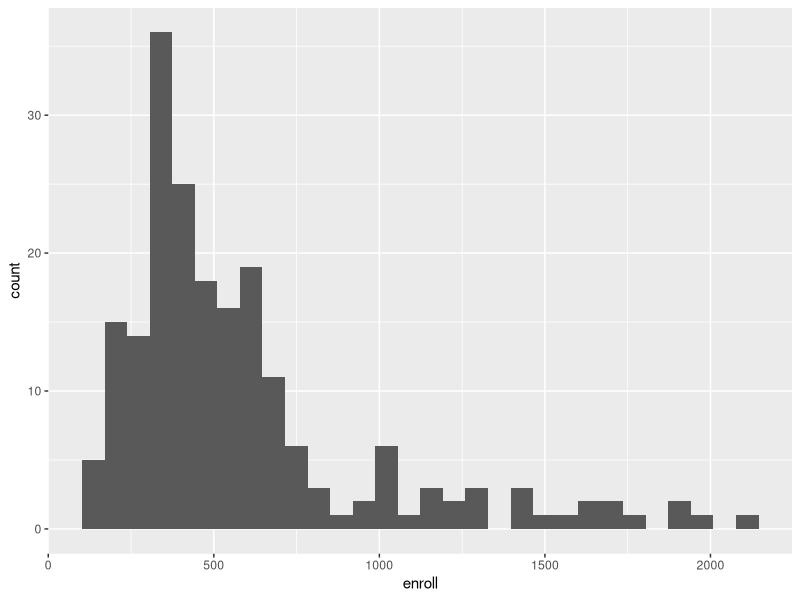

The R script that drew this image:
## ---- chunk 1
knitr::opts_chunk$set(echo = TRUE, 
                      warning = F,
                      message = F)
## ---- chunk 2
library(survey)
data(api)
head(apisrs) # próbka
head(apipop) # populacja
#help(api)
## ---- chunk 3
n_min <- 28 + 25* (e1071::skewness(apipop$enroll, na.rm = T))^2
n_min
## ---- chunk 4
N <- nrow(apipop)
N
## ---- chunk 5
n <- nrow(apisrs) # 200
alpha <- 0.01
t <- qt(1-alpha/2, n-1)
s <- sd(apisrs$enroll)
m <- mean(apisrs$enroll)
lower <- m-t*s/sqrt(n)
upper <- m+t*s/sqrt(n)
lower
upper
## ---- chunk 6
lower1 <- m-t*sqrt(1-n/N)*s/sqrt(n)
upper1 <- m+t*sqrt(1-n/N)*s/sqrt(n)
lower1
upper1
## ---- chunk 7
m_pop <- mean(apipop$enroll, na.rm = 1)
m_pop
## ---- chunk 8
library(tidyverse)
apisrs %>% 
  ggplot(aes(x = enroll))+
  geom_histogram()
## ---- chunk 9
apisrs %>% 
  summarise(n= n(),
            min = min(enroll, na.rm = 1),
            Q1 = quantile(enroll, 0.25),
            mean = mean(enroll, na.rm = 1),
            median = median(enroll, na.rm = 1),
            Q3 = quantile(enroll, 0.75),
            max = max(enroll, na.rm = 1),
            sd = sd(enroll, na.rm = 1))
## ---- chunk 10
head(apipop$sch.wide)
sum(is.na(apipop$sch.wide))
## ---- chunk 11
apipop$sch.wide <- as.numeric(apipop$sch.wide)-1
## ---- chunk 12
set.seed(2020)
proby <- 1:100 %>% 
  map(~sample_n(apipop, 36))
## ---- chunk 13
ci_frakcja <- function(dane, alpha){
  m <- sum(dane)
  n <- length(dane)
  u <- qnorm(1-alpha/2)
  lower <- m/n-u*sqrt(m/n*(1-m/n))/sqrt(n)
  upper <- m/n+u*sqrt(m/n*(1-m/n))/sqrt(n)
  return(c(lower, upper))
}
## ---- chunk 14
przedzialy <- proby %>% 
  map(~ci_frakcja(.x$sch.wide, 0.05))
## ---- chunk 15
prop <- mean(apipop$sch.wide)
prop
## ---- chunk 16
przedzialy %>% 
  map_dbl(~{
    ifelse(between(prop, .x[1], .x[2]), 1, 0)
    
  }) %>% 
  sum()
